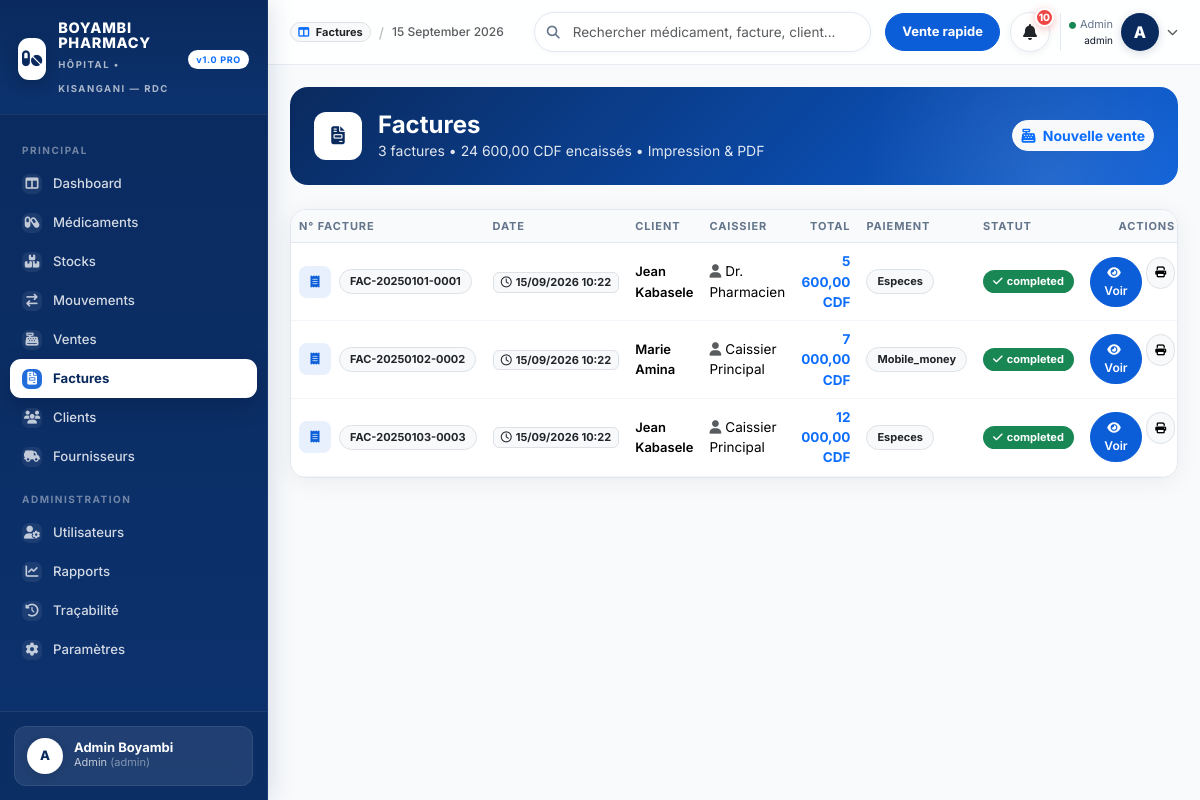
Screenshot of /invoices.php (signed in) with the database file from the repository.
### tables this page shows
CREATE TABLE sales (
  id INT AUTO_INCREMENT PRIMARY KEY,
  invoice_number VARCHAR(30) NOT NULL UNIQUE,
  customer_id INT NULL,
  user_id INT NULL,
  subtotal DECIMAL(12,2) NOT NULL DEFAULT 0,
  discount DECIMAL(12,2) NOT NULL DEFAULT 0,
  total DECIMAL(12,2) NOT NULL DEFAULT 0,
  payment_method ENUM('especes','mobile_money','carte','credit') DEFAULT 'especes',
  status ENUM('completed','cancelled') DEFAULT 'completed',
  created_at TIMESTAMP DEFAULT CURRENT_TIMESTAMP,
  FOREIGN KEY (customer_id) REFERENCES customers(id) ON DELETE SET NULL,
  FOREIGN KEY (user_id) REFERENCES users(id) ON DELETE SET NULL,
  INDEX idx_sales_date (created_at)
);

CREATE TABLE customers (
  id INT AUTO_INCREMENT PRIMARY KEY,
  full_name VARCHAR(150) NOT NULL,
  gender ENUM('M','F','Autre') DEFAULT 'M',
  phone VARCHAR(30) NULL,
  address VARCHAR(255) NULL,
  created_at TIMESTAMP DEFAULT CURRENT_TIMESTAMP
);

CREATE TABLE users (
  id INT AUTO_INCREMENT PRIMARY KEY,
  name VARCHAR(120) NOT NULL,
  email VARCHAR(150) NOT NULL UNIQUE,
  password VARCHAR(255) NOT NULL,
  role ENUM('admin','pharmacien','caissier','gestionnaire_stock') NOT NULL DEFAULT 'pharmacien',
  avatar VARCHAR(255) NULL,
  is_active TINYINT(1) DEFAULT 1,
  created_at TIMESTAMP DEFAULT CURRENT_TIMESTAMP,
  updated_at TIMESTAMP DEFAULT CURRENT_TIMESTAMP ON UPDATE CURRENT_TIMESTAMP
);

### config/config.php (called while the page is built, shortened)
<?php
function e($str){ return htmlspecialchars($str ?? '', ENT_QUOTES, 'UTF-8'); }
function money($n){ return number_format((float)$n, 2, ',', ' ') . ' CDF'; }

### invoices.php (the view, shortened to what this page needs)
<?php
require_once __DIR__.'/config/database.php';
require_once __DIR__.'/includes/partials/layout.php';
$where=" WHERE 1=1 "; $params=[];
$stmt=$pdo->prepare("SELECT s.*, c.full_name, u.name as cashier FROM sales s LEFT JOIN customers c ON c.id=s.customer_id LEFT JOIN users u ON u.id=s.user_id $where ORDER BY s.created_at DESC LIMIT 100");
$stmt->execute($params); $sales=$stmt->fetchAll();
$totalCA = array_sum(array_column($sales,'total'));
?>
<div class="inv-hero p-4 mb-4">
  <div class="d-flex flex-wrap justify-content-between gap-3 align-items-center" style="position:relative; z-index:1">
    <div class="d-flex gap-3 align-items-center">
      <div style="width:48px;height:48px;background:#fff;color:var(--blue-dark);border-radius:12px;display:grid;place-items:center;font-size:18px"><i class="fa-solid fa-file-invoice"></i></div>
      <div>
        <h4 class="fw-bold mb-0">Factures</h4>
        <div class="small" style="opacity:.88"><?= count($sales) ?> factures • <?= money($totalCA) ?> encaissés • Impression & PDF</div>
      </div>
    </div>
    <div class="d-flex gap-2">
      <a href="sales.php" class="btn btn-light text-primary btn-sm fw-bold" style="border-radius:999px"><i class="fa-solid fa-cash-register me-1"></i> Nouvelle vente</a>
    </div>
  </div>
</div>
<div class="card" style="border-radius:16px; overflow:hidden">
  <div class="table-responsive">
    <table class="table table-hover mb-0" id="mainTable">
      <thead><tr><th>N° Facture</th><th>Date</th><th>Client</th><th>Caissier</th><th class="text-end">Total</th><th>Paiement</th><th>Statut</th><th class="text-end">Actions</th></tr></thead>
      <tbody>
        <?php foreach($sales as $s): ?>
        <tr>
          <td><div class="d-flex gap-2 align-items-center"><div style="width:32px;height:32px;border-radius:8px;background:#e8f0fe;color:var(--blue);display:grid;place-items:center"><i class="fa-solid fa-receipt" style="font-size:12px"></i></div><span class="badge bg-light border text-dark" style="border-radius:999px; font-size:11px; padding:6px 10px"><?= e($s['invoice_number']) ?></span></div></td>
          <td class="small"><span class="badge bg-light border text-dark" style="font-size:11px"><i class="fa-regular fa-clock me-1"></i><?= date('d/m/Y H:i', strtotime($s['created_at'])) ?></span></td>
          <td><span class="fw-semibold" style="font-size:13px"><?= e($s['full_name'] ?? 'Comptoir') ?></span></td>
          <td class="small"><i class="fa-solid fa-user text-muted me-1"></i><?= e($s['cashier'] ?? '—') ?></td>
          <td class="text-end fw-bold text-primary"><?= money($s['total']) ?></td>
          <td><span class="badge bg-light border text-dark text-capitalize" style="border-radius:999px; font-size:11px; padding:6px 10px"><?= e($s['payment_method']) ?></span></td>
          <td><span class="badge <?= $s['status']=='completed'?'bg-success':'bg-danger' ?>" style="border-radius:999px; font-size:11px; padding:6px 10px"><i class="fa-solid <?= $s['status']=='completed'?'fa-check':'fa-xmark' ?> me-1"></i><?= e($s['status']) ?></span></td>
          <td class="text-end">
            <div class="d-flex gap-1 justify-content-end">
              <a href="invoice.php?num=<?= e($s['invoice_number']) ?>" class="btn btn-sm btn-primary" style="border-radius:999px; padding:6px 12px; font-size:12px"><i class="fa-solid fa-eye me-1"></i>Voir</a>
              <a href="invoice.php?num=<?= e($s['invoice_number']) ?>&print=1" target="_blank" class="btn btn-sm btn-light border" style="border-radius:999px; width:32px; height:32px; display:grid; place-items:center"><i class="fa-solid fa-print" style="font-size:11px"></i></a>
            </div>
          </td>
        </tr>
        <?php endforeach; ?>
      </tbody>
    </table>
  </div>
</div>

### assets/css/style.css (style rules this page uses)
:root { --blue:#0b5ed7; --blue-dark:#0a2a5e; --blue-light:#e8f0fe; --blue-mid:#3b82f6; --green:#10b981; --green-light:#e6f7ef; --orange:#f59e0b; --orange-light:#fff7e6; --red:#ef4444; --red-light:#fee2e2; --gray-50:#f8fafc; --gray-100:#f1f5f9; --gray-200:#e2e8f0; --gray-300:#cbd5e1; --gray-500:#64748b; --gray-700:#334155; --gray-900:#0f172a; --radius:14px; --radius-sm:10px; --shadow:0 4px 24px rgba(15,23,42,.06); --shadow-lg:0 10px 40px rgba(15,23,42,.10); }
* { font-family:'Inter',system-ui,-apple-system,Segoe UI,Roboto,Helvetica,Arial,sans-serif }
body { background:var(--gray-50); color:var(--gray-900); }
a { text-decoration:none }
.card { border:1px solid var(--gray-200); border-radius:var(--radius); box-shadow:var(--shadow); overflow:hidden }
.table thead th { font-size:11px; letter-spacing:.08em; text-transform:uppercase; color:var(--gray-500); font-weight:700; background:var(--gray-50); border-bottom:1px solid var(--gray-200); white-space:nowrap }
.table tbody td { vertical-align:middle; font-size:13.5px; border-bottom:1px solid #f1f5f9 }
.btn-primary { background:var(--blue); border-color:var(--blue); border-radius:10px; font-weight:600; padding:9px 16px }

### invoices.php (style rules this page uses)
.inv-hero { background:linear-gradient(135deg,#0a2a5e 0%, #0b5ed7 100%); border-radius:18px; color:#fff; position:relative; overflow:hidden }
.inv-hero::after { content:""; position:absolute; width:380px; height:380px; background:radial-gradient(circle, rgba(255,255,255,.11), transparent 70%); right:-60px; top:-100px }

### rows the page displays
sales: invoice_number "FAC-20250101-0001", created_at "15/09/2026 10:22", customer.full_name "Jean Kabasele", user.name "Dr. Pharmacien", total "5 600,00 CDF", payment_method "Especes", status "completed"
sales: invoice_number "FAC-20250102-0002", created_at "15/09/2026 10:22", customer.full_name "Marie Amina", user.name "Caissier Principal", total "7 000,00 CDF", payment_method "Mobile_money", status "completed"
sales: invoice_number "FAC-20250103-0003", created_at "15/09/2026 10:22", customer.full_name "Jean Kabasele", user.name "Caissier Principal", total "12 000,00 CDF", payment_method "Especes", status "completed"

### other values shown
substr($user['name'],0,1) "A"
$user['name'] "Admin Boyambi"
roleLabel($user['role']) "Admin"
$user['role'] "admin"
$title "Factures"
$alertCount "10"
count($sales) "3"
money($totalCA) "24 600,00 CDF"
